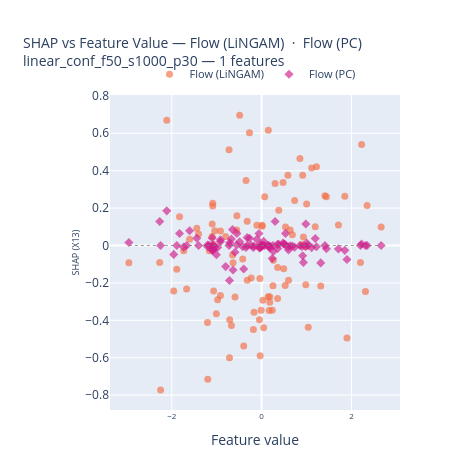
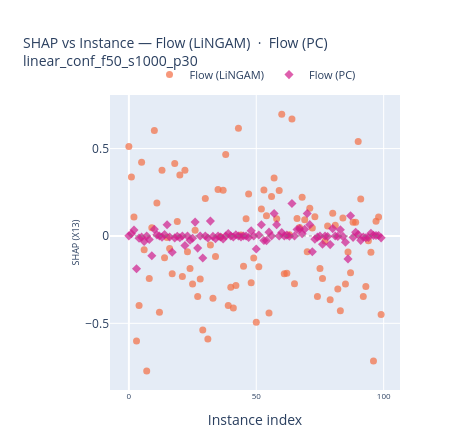
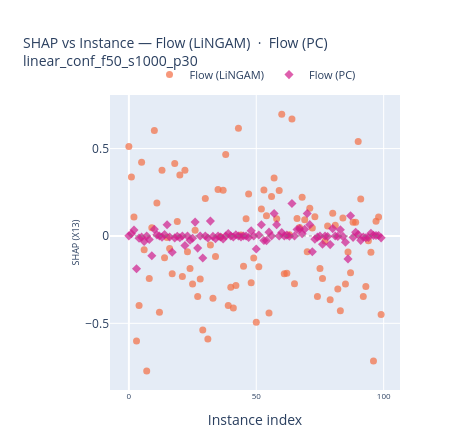

Notebook code cell kept with these figures, in order:
### Code cell
baseline = "Flow (LiNGAM)"
compared = "Flow (PC)"

# SHAP vs Feature Value
plot_shap_vs_feature(
    shap_data, feature_names, x_test,
    method_1=baseline,
    method_2=compared,
    features=features_names,
    dataset=DATASET,
)

# SHAP vs Instance
plot_shap_vs_instance(
    shap_data, feature_names,
    method_1=baseline,
    method_2=compared,
    features=features_names,
    # instance_idx=instance_idx,   # optional — None = all instances
    dataset=DATASET,
    mode="markers",              # or "lines+markers"
)
